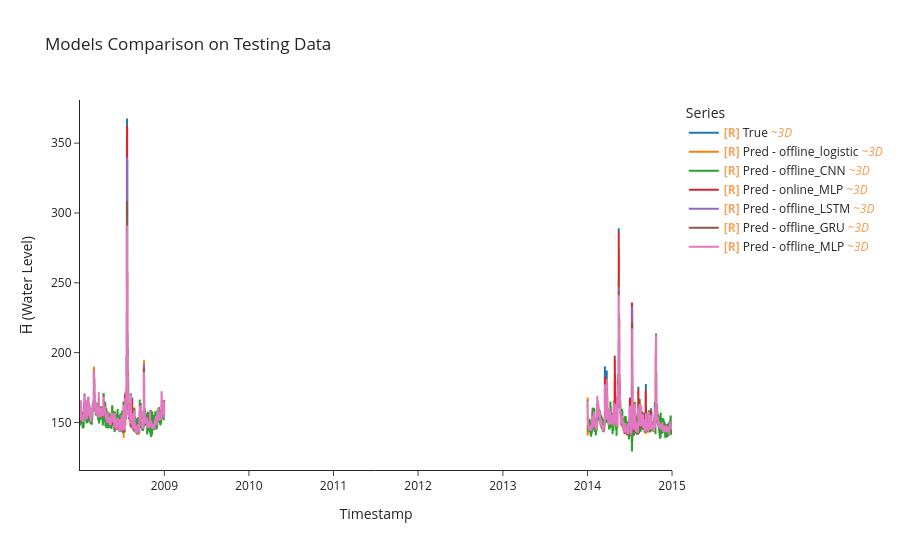

This figure's notebook cell:
### Code cell
# ploting all the resuls together 
uf.calculate_metrics_and_plot(results, plot_title="Models Comparison on Testing Data",
                            export_html=True,
                            export_file_name= "results/testing/exp_2/offline_all_models_vs_online",
                            use_seaborn_plot=True)

### Figure 1 — Plotly figure (JSON) as saved in the notebook; plotly's stock layout.template omitted (floating-point values rounded to 4 significant figures; data arrays with more than 128 entries replaced by an {"elided": "..."} marker saying what was removed)
{"data": [{"hovertemplate": "Legend=True<br>Timestamp=%{x}<br>H̅ (Water Level)=%{y}<extra></extra>", "legendgroup": "True", "line": {"color": "#1f77b4", "dash": "solid", "width": 2}, "marker": {"symbol": "circle"}, "mode": "lines", "name": "<b style=\"color:sandybrown\">[R]</b> True <i style=\"color:#fc9944\">~3D</i>", "showlegend": true, "type": "scattergl", "uid": "aa983dae-b66a-4ee7-87ec-f2814aa86a6c", "x": {"elided": "1001 str values"}, "xaxis": "x", "y": {"elided": "1001 float values"}, "yaxis": "y"}, {"hovertemplate": "Legend=Pred - offline_logistic<br>Timestamp=%{x}<br>H̅ (Water Level)=%{y}<extra></extra>", "legendgroup": "Pred - offline_logistic", "line": {"color": "#ff7f0e", "dash": "solid", "width": 2}, "marker": {"symbol": "circle"}, "mode": "lines", "name": "<b style=\"color:sandybrown\">[R]</b> Pred - offline_logistic <i style=\"color:#fc9944\">~3D</i>", "showlegend": true, "type": "scattergl", "uid": "aa32f79e-215a-4d1f-9f01-91c83961132b", "x": {"elided": "1001 str values"}, "xaxis": "x", "y": {"elided": "1001 float values"}, "yaxis": "y"}, {"hovertemplate": "Legend=Pred - offline_CNN<br>Timestamp=%{x}<br>H̅ (Water Level)=%{y}<extra></extra>", "legendgroup": "Pred - offline_CNN", "line": {"color": "#2ca02c", "dash": "solid", "width": 2}, "marker": {"symbol": "circle"}, "mode": "lines", "name": "<b style=\"color:sandybrown\">[R]</b> Pred - offline_CNN <i style=\"color:#fc9944\">~3D</i>", "showlegend": true, "type": "scattergl", "uid": "0be32500-3f44-451c-930b-05fcfc4294b1", "x": {"elided": "1001 str values"}, "xaxis": "x", "y": {"elided": "1001 float values"}, "yaxis": "y"}, {"hovertemplate": "Legend=Pred - online_MLP<br>Timestamp=%{x}<br>H̅ (Water Level)=%{y}<extra></extra>", "legendgroup": "Pred - online_MLP", "line": {"color": "#d62728", "dash": "solid", "width": 2}, "marker": {"symbol": "circle"}, "mode": "lines", "name": "<b style=\"color:sandybrown\">[R]</b> Pred - online_MLP <i style=\"color:#fc9944\">~3D</i>", "showlegend": true, "type": "scattergl", "uid": "099e0472-62be-4154-ad0c-49adeef8a120", "x": {"elided": "1001 str values"}, "xaxis": "x", "y": {"elided": "1001 float values"}, "yaxis": "y"}, {"hovertemplate": "Legend=Pred - offline_LSTM<br>Timestamp=%{x}<br>H̅ (Water Level)=%{y}<extra></extra>", "legendgroup": "Pred - offline_LSTM", "line": {"color": "#9467bd", "dash": "solid", "width": 2}, "marker": {"symbol": "circle"}, "mode": "lines", "name": "<b style=\"color:sandybrown\">[R]</b> Pred - offline_LSTM <i style=\"color:#fc9944\">~3D</i>", "showlegend": true, "type": "scattergl", "uid": "f5abc46f-8df1-4a96-848a-4df7885177d1", "x": {"elided": "1001 str values"}, "xaxis": "x", "y": {"elided": "1001 float values"}, "yaxis": "y"}, {"hovertemplate": "Legend=Pred - offline_GRU<br>Timestamp=%{x}<br>H̅ (Water Level)=%{y}<extra></extra>", "legendgroup": "Pred - offline_GRU", "line": {"color": "#8c564b", "dash": "solid", "width": 2}, "marker": {"symbol": "circle"}, "mode": "lines", "name": "<b style=\"color:sandybrown\">[R]</b> Pred - offline_GRU <i style=\"color:#fc9944\">~3D</i>", "showlegend": true, "type": "scattergl", "uid": "46698874-04ed-4d7a-90bc-0f568b53944e", "x": {"elided": "1001 str values"}, "xaxis": "x", "y": {"elided": "1001 float values"}, "yaxis": "y"}, {"hovertemplate": "Legend=Pred - offline_MLP<br>Timestamp=%{x}<br>H̅ (Water Level)=%{y}<extra></extra>", "legendgroup": "Pred - offline_MLP", "line": {"color": "#e377c2", "dash": "solid", "width": 2}, "marker": {"symbol": "circle"}, "mode": "lines", "name": "<b style=\"color:sandybrown\">[R]</b> Pred - offline_MLP <i style=\"color:#fc9944\">~3D</i>", "showlegend": true, "type": "scattergl", "uid": "d6e103fb-35a3-4d27-b65f-6301dc8cbfea", "x": {"elided": "1001 str values"}, "xaxis": "x", "y": {"elided": "1001 float values"}, "yaxis": "y"}], "layout": {"height": 550, "legend": {"title": {"text": "Series"}, "tracegroupgap": 0}, "title": {"text": "Models Comparison on Testing Data"}, "xaxis": {"anchor": "y", "domain": [0, 1], "title": {"text": "Timestamp"}}, "yaxis": {"anchor": "x", "domain": [0, 1], "title": {"text": "H̅ (Water Level)"}}}}
